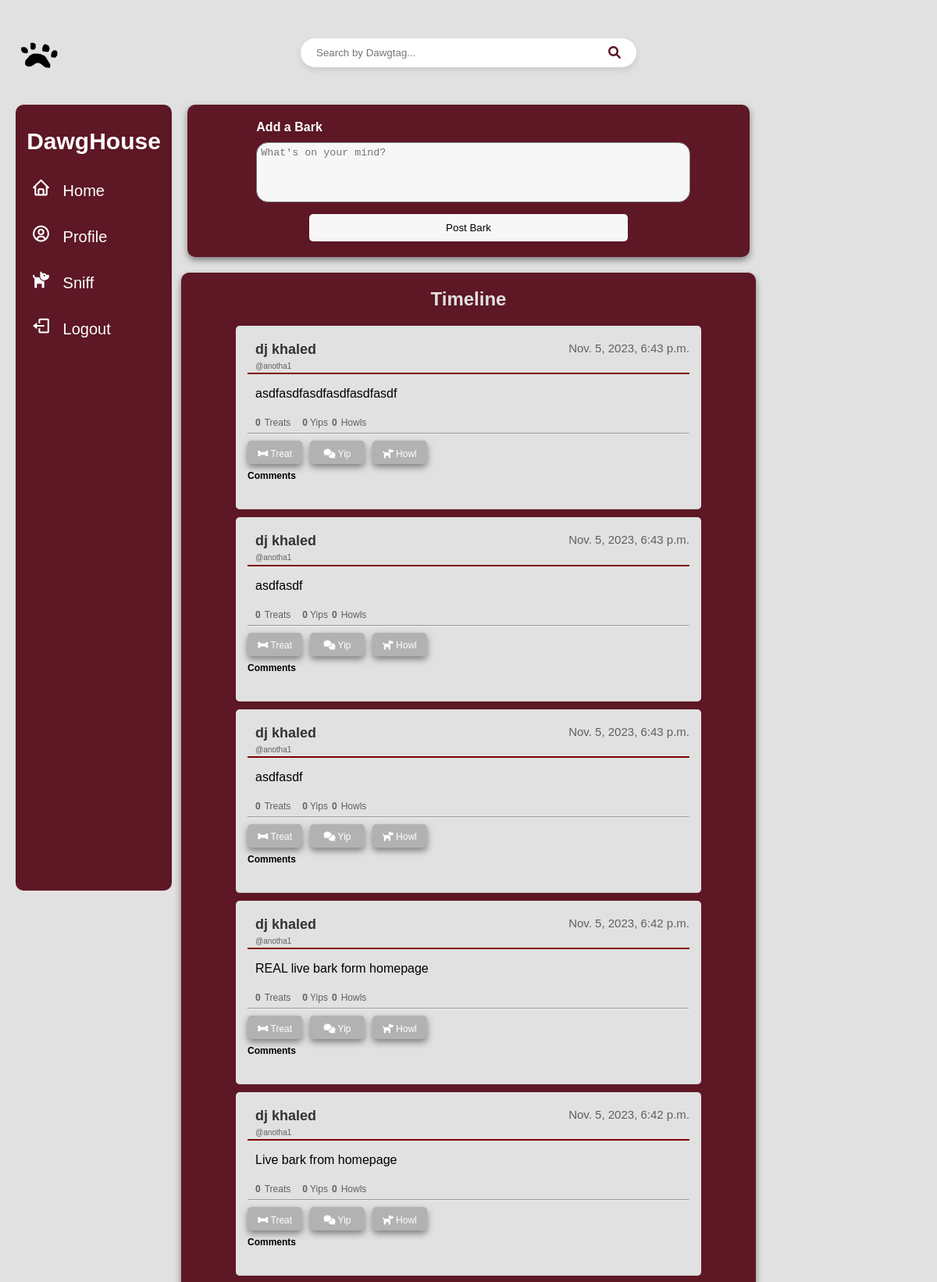
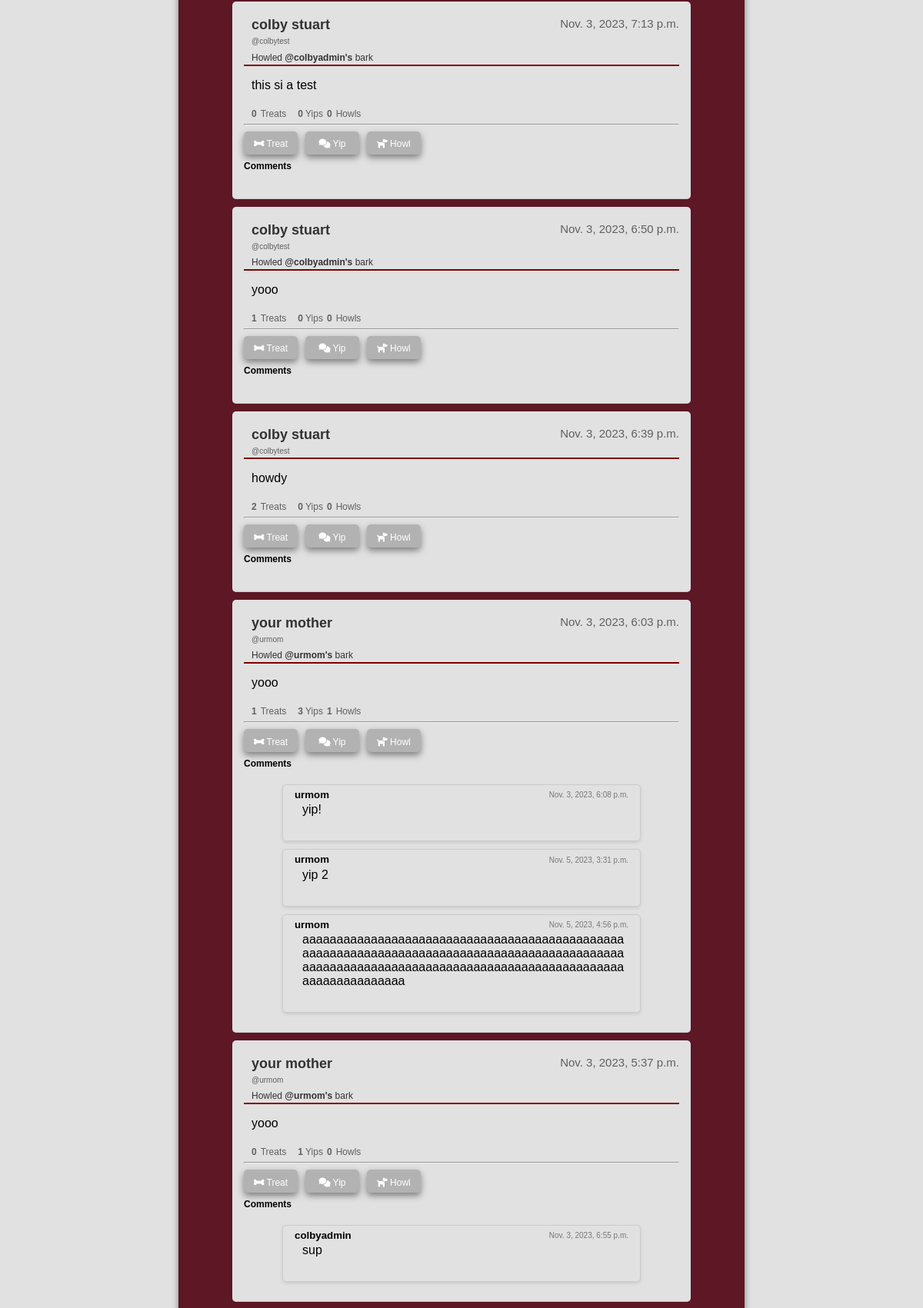
Page / (signed in, upper part) on the committed database (2 pictures, top to bottom).
### homepage/models.py (models this page shows, shortened)
class Bark(models.Model):
    id = models.UUIDField(primary_key=True, default=uuid.uuid4)
    user = models.ForeignKey(settings.AUTH_USER_MODEL, on_delete=models.CASCADE)
    content = models.TextField()
    timestamp = models.DateTimeField(auto_now_add=True)
    num_likes = models.IntegerField(default=0)
    num_yips = models.IntegerField(default=0)
    num_howls = models.IntegerField(default=0)
    treated_by = models.ManyToManyField(
        DawgHouseUser, related_name="treats_given", blank=True
    )
    is_repost = models.BooleanField(default=False)
    original_bark=models.ForeignKey('self',null=True,blank=True, on_delete=models.SET_NULL)

class DawgHouseUser(AbstractBaseUser, PermissionsMixin):
    username = models.CharField(unique=True, max_length=30)
    first_name = models.CharField(max_length=30)
    last_name = models.CharField(max_length=30)
    bio = models.TextField(blank=True, max_length=200)
    friends = models.ManyToManyField("self", blank=True)
    is_staff = models.BooleanField(default=False)
    USERNAME_FIELD = "username"
    REQUIRED_FIELDS = ["first_name", "last_name"]
    objects = DawgHouseUserManager()

class Comment(models.Model):
    bark = models.ForeignKey(Bark, related_name="comments", on_delete=models.CASCADE)
    name = models.ForeignKey(DawgHouseUser, on_delete=models.CASCADE)
    body = models.TextField()
    date_added = models.DateTimeField(auto_now_add=True)

### homepage/views.py (the view)
# urls.py: path("", views.home_view, name="home_view"),
def home_view(request):
    if request.user.is_authenticated:
        user = request.user
        friends = user.friends.all()
        barks = Bark.objects.filter(Q(user=user) | Q(user__in=friends)).order_by(
            "-timestamp"
        )
        context = {
            "barks": barks,
        }
        return render(request, "main_page.html", context)
    return render(request, "homepage.html")

### homepage/templates/main_page.html (shortened to what this page needs)
<!DOCTYPE html>
<html lang="en">
  <head>
    <link
      rel="stylesheet"
      href="https://cdnjs.cloudflare.com/ajax/libs/font-awesome/6.0.0/css/all.min.css"
    />
    {% load static %}
    <link rel="stylesheet" type="text/css" href="{% static 'homepage.css' %}" />
    <link
      href="https://unpkg.com/boxicons@2.1.4/css/boxicons.min.css"
      rel="stylesheet"
    />
  </head>
  <body>
    <div class="top-bar">
      <a href="{% url 'main_timeline' %}" class="logo-link">
        <img
          src="{% static 'images/DHLogo.png' %}"
          alt="DawgHouse Logo"
          class="logo"
        />
      </a>
      <form
        method="POST"
        action="{% url 'search_users' %}"
        class="search-bar-container"
      >
        <input
          type="text"
          id="searchInput"
          name="username"
          placeholder="Search by Dawgtag..."
        />
        <button type="submit">
          <i class="fa fa-search" aria-hidden="true"></i>
        </button>
      </form>
    </div>
    <div class="box">
      <div class="sidebar">
        <p>DawgHouse</p>
        <ul>
          <li>
            <a href="" class="active">
              <span class="icon"><i class="bx bx-home"></i></span>
              <span class="item">Home</span>
            </a>
          </li>
          <li>
            <a href="{% url 'profile' user.username %}">
              <span class="icon"><i class="bx bx-user-circle"></i></span>
              <span class="item">Profile</span>
            </a>
          </li>
          <li>
            <a href="{% url 'accept_example' %}">
              <span class="icon"><i class="bx bxs-dog"></i></span>
              <span class="item">Sniff</span>
            </a>
          </li>
          <li>
            <a href="{% url 'logout_view' %}" class="active">
              <span class="icon"><i class="bx bx-log-out"></i></span>
              <span class="item">Logout</span>
            </a>
          </li>
        </ul>
      </div>
    </div>
    <div class="add-bark-container">
      <form action="{% url 'home_post_bark' %}" method="post">
        <div class="bark-input-group">
          <strong>Add a Bark</strong>
          <textarea
            name="bark_content"
            placeholder="What's on your mind?"
            required
          ></textarea>
        </div>
        <button type="submit">Post Bark</button>
      </form>
    </div>
    <div class="barks-container">
      <h2>Timeline</h2>
      <ul>
        {% for bark in barks %}
        <li class="bark">
          <div class="bark-header">
            <div class="user-names">
              <h3>
                <strong
                  ><a
                    href="{% url 'profile' bark.user.username %}"
                    class="hidden-link"
                    >{{ bark.user.first_name }} {{ bark.user.last_name }}</a
                  ></strong
                >
              </h3>
              <h4>@{{ bark.user.username }}</h4>
              {% if bark.is_repost %}
              <p>
                Howled
                <a
                  href="{% url 'profile' username=bark.original_bark.user.username %}"
                  class="hidden-link"
                  ><strong>@{{ bark.original_bark.user.username }}'s</strong>
                  bark</a
                >
              </p>
              {% endif %}
            </div>
            <p class="timestamp">{{ bark.timestamp }}</p>
          </div>
          <hr color="maroon" />
          <div class="bark-content-display">
            <p id="bark-content-{{ bark.id }}">{{ bark.content }}</p>
          </div>
          <div class="counters-container">
            <h4 class="counters-container">
              <strong>{{ bark.num_likes }}</strong> Treats
              <span class="comment-counter"
                ><strong>{{ bark.num_yips }}</strong> Yips</span
              >
              <strong>{{ bark.num_howls }}</strong> Howls
            </h4>
          </div>
          <hr />
          <div class="button-container">
            <form
              action="{% url 'give_treat' bark.id user.username 'main_timeline' %}"
              method="post"
            >
              {% csrf_token %} {% if user in bark.treated_by.all %}
              <button type="submit" style="background-color: rgb(70, 18, 18)">
                <i class="fa-solid fa-bone" style="color: white"></i> Treat
              </button>
              {% else %}
              <button type="submit">
                <i class="fa-solid fa-bone" style="color: white"></i> Treat
              </button>
              {% endif %}
            </form>
            <button class="show-comment-input" data-bark-id="{{ bark.id }}">
              <i class="fa-solid fa-comments" style="color: white"></i> Yip
            </button>
            <form method="POST" class="repost-form">
              <button
                type="button"
                class="repost-button"
                data-bark-id="{{ bark.id }}"
              >
                <i class="fa-solid fa-dog" style="color: white"></i> Howl
              </button>
            </form>
          </div>
          <div class="comments-container">
            <h2>Comments</h2>
            <ul id="comment-list">
              {% for comment in bark.comments.all %}
              <li class="comment">
                <div class="comment-header">
                  <h5 class="username">
                    <a
                      href="{% url 'profile' comment.name.username %}"
                      class="hidden-link"
                    >
                      {{ comment.name.username }}
                    </a>
                  </h5>
                  <p class="timestamp">{{ comment.date_added }}</p>
                </div>
                <div class="comment-content-display">
                  <p>{{ comment.body }}</p>
                </div>
              </li>
              {% endfor %}
            </ul>
          </div>
        </li>
        {% endfor %}
      </ul>
    </div>
  </body>
</html>

### homepage/templates/main_page.html (style rules this page uses)
.hidden-link { text-decoration: none; color: inherit; }

### rows in the picture
Bark: user.first_name "dj", user.last_name "khaled", user.username "anotha1", timestamp "Nov. 5, 2023, 6:43 p.m.", content "asdfasdfasdfasdfasdfasdf", num_likes "0", num_yips "0", num_howls "0", shows "Treat"
Bark: user.first_name "dj", user.last_name "khaled", user.username "anotha1", timestamp "Nov. 5, 2023, 6:43 p.m.", content "asdfasdf", num_likes "0", num_yips "0", num_howls "0", shows "Treat"
Bark: user.first_name "dj", user.last_name "khaled", user.username "anotha1", timestamp "Nov. 5, 2023, 6:43 p.m.", content "asdfasdf", num_likes "0", num_yips "0", num_howls "0", shows "Treat"
Bark: user.first_name "dj", user.last_name "khaled", user.username "anotha1", timestamp "Nov. 5, 2023, 6:42 p.m.", content "REAL live bark form homepage", num_likes "0", num_yips "0", num_howls "0", shows "Treat"
Bark: user.first_name "dj", user.last_name "khaled", user.username "anotha1", timestamp "Nov. 5, 2023, 6:42 p.m.", content "Live bark from homepage", num_likes "0", num_yips "0", num_howls "0", shows "Treat"
Bark: user.first_name "colby", user.last_name "stuart", user.username "colbytest", original_bark.user.username "colbyadmin", timestamp "Nov. 3, 2023, 7:13 p.m.", content "this si a test", num_likes "0", num_yips "0", num_howls "0", shows "Treat"
Bark: user.first_name "colby", user.last_name "stuart", user.username "colbytest", original_bark.user.username "colbyadmin", timestamp "Nov. 3, 2023, 6:50 p.m.", content "yooo", num_likes "1", num_yips "0", num_howls "0", shows "Treat"
Bark: user.first_name "colby", user.last_name "stuart", user.username "colbytest", timestamp "Nov. 3, 2023, 6:39 p.m.", content "howdy", num_likes "2", num_yips "0", num_howls "0", shows "Treat"
Bark: user.first_name "your", user.last_name "mother", user.username "urmom", original_bark.user.username "urmom", timestamp "Nov. 3, 2023, 6:03 p.m.", content "yooo", num_likes "1", num_yips "3", num_howls "1", shows "Treat"
Comment: name.username "urmom", date_added "Nov. 3, 2023, 6:08 p.m.", body "yip!"
Comment: name.username "urmom", date_added "Nov. 5, 2023, 3:31 p.m.", body "yip 2"
Comment: name.username "urmom", date_added "Nov. 5, 2023, 4:56 p.m.", body "aaaaaaaaaaaaaaaaaaaaaaaaaaaaaaaaaaaaaaaaaaaaaaaaaaaaaaaaaaaaaaaaaaaaaaaaaaaaaaaaaaaaaaaaaaaaaaaaaaaaaaaaaaaaaaaaaaaaaaaaaaaaaaaaaaaaaaaaaaaaaaaaaaaaaaaaaaaa"
Bark: user.first_name "your", user.last_name "mother", user.username "urmom", original_bark.user.username "urmom", timestamp "Nov. 3, 2023, 5:37 p.m.", content "yooo", num_likes "0", num_yips "1", num_howls "0", shows "Treat"
Comment: name.username "colbyadmin", date_added "Nov. 3, 2023, 6:55 p.m.", body "sup"
